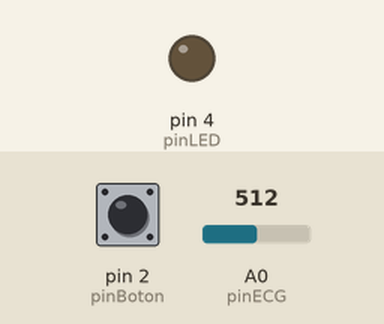
Simulated run of this sketch. Board: Arduino Uno, built with avr-gcc and run on an emulated ATmega328P. Parts: output pins drawn as LEDs (lit = HIGH). The test bench sets the inputs (shaded band); at power-on: pin 2 (pinBoton) HIGH, A0 (pinECG) = 512. What the sketch prints to the serial monitor is not drawn.

Above: at 1.2 s.
1.3 s: pin 2 (pinBoton) pulled LOW for 0.15 s
At 2.4 s:
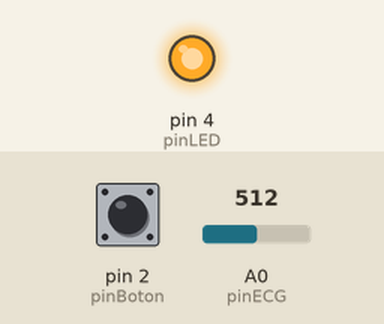
7.4 s: pin 2 (pinBoton) pulled LOW for 1 s
14.4 s: pin 2 (pinBoton) driven LOW
At 20.62 s:
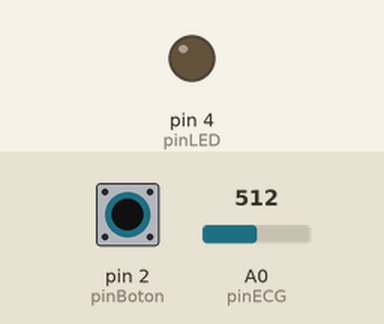
Timing chart, 0 to 20.7 s (numbered marks = the images above; inputs shaded):
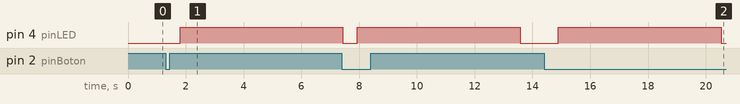

The sketch:

predictor_ecg250_arduino.ino
```cpp
const int pinBoton = 2;  // El número del pin al que está conectado el botón
const int pinECG = A0;   // El número del pin analógico al que está conectado el sensor ECG
const int pinLED = 4;
bool adquiriendoDatos = false;
const int retardo_lectura = 2;
int cont=0;

void setup() {
  Serial.begin(9600);     // Inicializar la comunicación serial a 9600 bps
  pinMode(pinBoton, INPUT_PULLUP); // Configurar el pin del botón como entrada con resistencia pull-up interna
  pinMode(pinLED, OUTPUT);   // Configurar el pin del LED como salida
}

void loop() {
  if (digitalRead(pinBoton) == LOW) {
    // Si el botón está presionado, iniciar la lectura durante 10 segundos
    delay(500);  // Pequeño retardo para evitar lecturas accidentales por el rebote del botón
    adquiriendoDatos = true;
    digitalWrite(pinLED, HIGH); // Encender el LED al iniciar la adquisición
    iniciarAdquisicion();
    digitalWrite(pinLED, LOW);  // Apagar el LED al finalizar la adquisición
    adquiriendoDatos = false;
    cont = 0;
  }
}

void iniciarAdquisicion() {
  Serial.println("START");  // Enviar la señal "START" al programa en Python

  while (adquiriendoDatos && (cont < 1250)) {
    // Leer el valor del ECG
    int valor_ecg = analogRead(pinECG);

    // Enviar el valor del ECG a través de la comunicación serial
    Serial.print(valor_ecg);
    Serial.print(','); // Agrega una coma para separar los valores
    delay(retardo_lectura); // Pequeño retardo para estabilizar la comunicación serial
    cont++;
  }
  Serial.println();
  delay(500); // Pequeño retardo antes de reiniciar el bucle
}
```

Measured:
- after the input at 1.3 s, pin 4 (pinLED): LOW → HIGH after 0.50 s
- after the input at 14.4 s, pin 4 (pinLED): LOW → HIGH after 0.50 s, → LOW 5.6 s later
